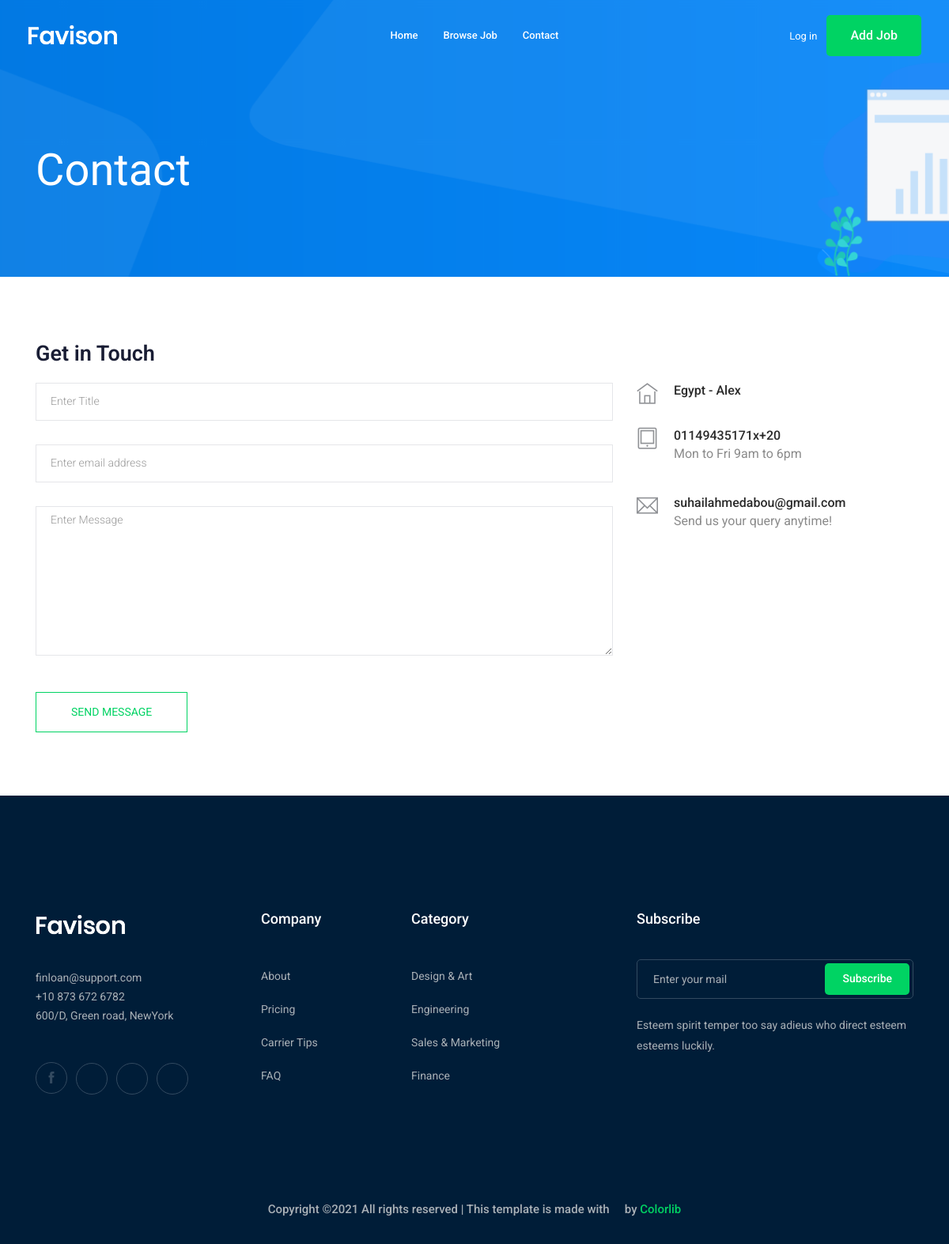
The page /contact-us/ on the database its author committed.
### contact/models.py (models this page shows, shortened)
class Info(models.Model):
    place = models.CharField(max_length=50000)
    phone_number = PhoneField(blank=True, help_text='Contact phone number')
    email = models.EmailField(max_length=254)
    class Meta:
        verbose_name = ("Info")
        verbose_name_plural = ("Infos")

### contact/views.py (the view)
# urls.py: path('', views.send_message, name='contact'),
def send_message(request):
    myinfo = Info.objects.first()
    if request.method=='POST':
        subject = request.POST['subject']
        email = request.POST['email']
        message = request.POST['message']
        send_mail(
            subject,
            message,
            settings.EMAIL_HOST_USER,
            [email],
        )
    else:
        pass
    return render(request, 'contact/contact.html' ,{'myinfo':myinfo})

### contact/templates/contact/contact.html (shortened to what this page needs)
{% extends "base.html" %}
{% block body %}
    <div class="bradcam_area bradcam_bg_1">
        <div class="container">
            <div class="row">
                <div class="col-xl-12">
                    <div class="bradcam_text">
                        <h3>contact</h3>
                    </div>
                </div>
            </div>
        </div>
    </div>
  <section class="contact-section section_padding">
    <div class="container">
      <div class="row">
        <div class="col-12">
          <h2 class="contact-title">Get in Touch</h2>
        </div>
        <div class="col-lg-8">
          <form class="form-contact contact_form" method="post">
            <div class="row">
              <div class="col-12">
                <div class="form-group">
                  <input class="form-control" name="subject" id="subject" type="text" onfocus="this.placeholder = ''" onblur="this.placeholder = 'Enter Subject'" placeholder = 'Enter Title'>
                </div>
              </div>
              <div class="col-sm-12">
                <div class="form-group">
                  <input class="form-control" name="email" id="email" type="email" onfocus="this.placeholder = ''" onblur="this.placeholder = 'Enter email address'" placeholder = 'Enter email address'>
                </div>
              </div>
              <div class="col-12">
                <div class="form-group">
                    <textarea class="form-control w-100" name="message" id="message" cols="30" rows="9" onfocus="this.placeholder = ''" onblur="this.placeholder = 'Enter Message'" placeholder = 'Enter Message'></textarea>
                </div>
              </div>
            </div>
            <div class="form-group mt-3">
              <button type="submit" class="button button-contactForm btn_4 boxed-btn">Send Message</button>
            </div>
          </form>
        </div>
        <div class="col-lg-4">
          <div class="media contact-info">
            <span class="contact-info__icon"><i class="ti-home"></i></span>
            <div class="media-body">
              <h3>{{myinfo.place}}</h3>
            </div>
          </div>
          <div class="media contact-info">
            <span class="contact-info__icon"><i class="ti-tablet"></i></span>
            <div class="media-body">
              <h3>{{myinfo.phone_number}}</h3>
              <p>Mon to Fri 9am to 6pm</p>
            </div>
          </div>
          <div class="media contact-info">
            <span class="contact-info__icon"><i class="ti-email"></i></span>
            <div class="media-body">
              <h3>{{myinfo.email}}</h3>
              <p>Send us your query anytime!</p>
            </div>
          </div>
        </div>
      </div>
    </div>
  </section>
{% endblock body %}

### rows shown on the page
Info: place "Egypt - Alex", phone_number "01149435171x+20", email "suhailahmedabou@gmail.com"
